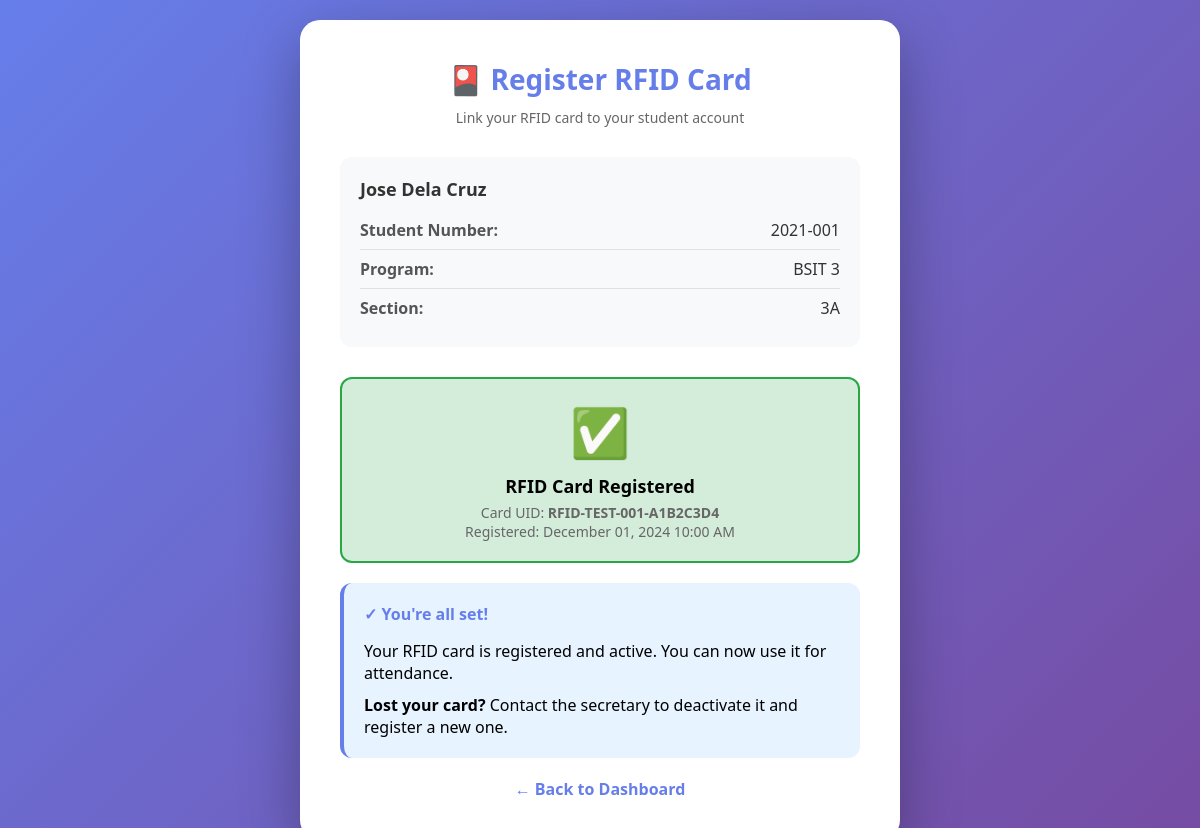
The page /student_register_rfid.php (signed in) on the database its author committed.
### tables this page shows
CREATE TABLE students (
    student_id INT AUTO_INCREMENT PRIMARY KEY,
    user_id INT UNIQUE NOT NULL,
    student_number VARCHAR(20) UNIQUE NOT NULL,
    rfid_uid VARCHAR(50) UNIQUE NULL COMMENT 'RFID card unique identifier',
    rfid_registered_at TIMESTAMP NULL COMMENT 'When RFID was registered',
    rfid_registered_by INT NULL COMMENT 'Who registered the RFID (user_id)',
    rfid_status ENUM('active', 'deactivated') DEFAULT 'active' COMMENT 'Card status',
    rfid_deactivated_at TIMESTAMP NULL COMMENT 'When card was deactivated',
    rfid_deactivation_reason VARCHAR(255) NULL COMMENT 'Why card was deactivated',
    year_level TINYINT NOT NULL,
    program VARCHAR(50) NOT NULL,
    section VARCHAR(20),
    FOREIGN KEY (user_id) REFERENCES users(user_id) ON DELETE CASCADE,
    FOREIGN KEY (rfid_registered_by) REFERENCES users(user_id) ON DELETE SET NULL,
    INDEX idx_student_number (student_number),
    INDEX idx_rfid_uid (rfid_uid),
    INDEX idx_program_section (program, section)
);

### Database.php (called while the page is built, shortened)
<?php
class Database {
    private $host = '127.0.0.1';
    private $db   = 'citcs_attendance';
    private $user = 'root';
    private $pass = '';
    private $charset = 'utf8mb4';
    private $pdo;
    public function __construct() {
        $dsn = "mysql:host={$this->host};dbname={$this->db};charset={$this->charset}";
        $options = [
            PDO::ATTR_ERRMODE            => PDO::ERRMODE_EXCEPTION,
            PDO::ATTR_DEFAULT_FETCH_MODE => PDO::FETCH_ASSOC,
            PDO::ATTR_EMULATE_PREPARES   => false,
        ];
        $this->pdo = new PDO($dsn, $this->user, $this->pass, $options);
    }
    public function query($sql, $params = []) {
        $stmt = $this->pdo->prepare($sql);
        $stmt->execute($params);
        return $stmt;
    }
    public function single($sql, $params = []) {
        return $this->query($sql, $params)->fetch();
    }
}
?>

### Auth.php (called while the page is built, shortened)
<?php
require_once 'Database.php';
class Auth {
    public function getRoleId() {
        return $_SESSION['role_id'] ?? null;
    }
}
?>

### StudentManager.php (called while the page is built, shortened)
<?php
require_once 'Database.php';
class StudentManager {
    private $db;
    public function __construct() {
        $this->db = new Database();
    }
    public function getStudentById($studentId) {
        $sql = "SELECT s.*, u.username, u.email, u.first_name, u.last_name, u.status, u.created_at,
                CONCAT(u.first_name, ' ', u.last_name) as full_name
                FROM students s
                JOIN users u ON s.user_id = u.user_id
                WHERE s.student_id = ?";
        return $this->db->single($sql, [$studentId]);
    }
    public function getRFIDStatus($studentId) {
        return $this->db->single(
            "SELECT rfid_uid, rfid_registered_at, rfid_status,
                    rfid_deactivated_at, rfid_deactivation_reason
             FROM students WHERE student_id = ?",
            [$studentId]
        );
    }
}
?>

### student_register_rfid.php (the view, shortened to what this page needs)
<?php
require_once 'Auth.php';
require_once 'StudentManager.php';
$auth = new Auth();
$auth->requireRole(['student']);
$studentManager = new StudentManager();
$studentId = $auth->getRoleId();
$student = $studentManager->getStudentById($studentId);
$rfidStatus = $studentManager->getRFIDStatus($studentId);
?>
<!DOCTYPE html>
<html lang="en">
<head>
</head>
<body>
    <div class="container">
        <div class="header">
            <h1>🎴 Register RFID Card</h1>
            <p>Link your RFID card to your student account</p>
        </div>
        <div class="student-info">
            <h3><?php echo htmlspecialchars($student['full_name']); ?></h3>
            <div class="info-row">
                <span class="info-label">Student Number:</span>
                <span class="info-value"><?php echo htmlspecialchars($student['student_number']); ?></span>
            </div>
            <div class="info-row">
                <span class="info-label">Program:</span>
                <span class="info-value"><?php echo htmlspecialchars($student['program'] . ' ' . $student['year_level']); ?></span>
            </div>
            <div class="info-row">
                <span class="info-label">Section:</span>
                <span class="info-value"><?php echo htmlspecialchars($student['section'] ?? 'N/A'); ?></span>
            </div>
        </div>
        <?php if ($rfidStatus['rfid_status'] === 'active' && $rfidStatus['rfid_uid']): ?>
            <div class="rfid-status registered">
                <div class="status-icon">✅</div>
                <div class="status-text">RFID Card Registered</div>
                <div class="status-detail">
                    Card UID: <strong><?php echo htmlspecialchars($rfidStatus['rfid_uid']); ?></strong><br>
                    Registered: <?php echo date('F d, Y h:i A', strtotime($rfidStatus['rfid_registered_at'])); ?>
                </div>
            </div>
            <div class="instructions">
                <h3>✓ You're all set!</h3>
                <p>Your RFID card is registered and active. You can now use it for attendance.</p>
                <p style="margin-top: 10px;"><strong>Lost your card?</strong> Contact the secretary to deactivate it and register a new one.</p>
            </div>
        <?php endif; ?>
        <div class="back-link">
            <a href="student_dashboard.php">← Back to Dashboard</a>
        </div>
    </div>
</body>
</html>

### student_register_rfid.php (style rules this page uses)
* { margin: 0; padding: 0; box-sizing: border-box; }
body { font-family: 'Segoe UI', Tahoma, Geneva, Verdana, sans-serif; background: linear-gradient(135deg, #667eea 0%, #764ba2 100%); min-height: 100vh; display: flex; align-items: center; justify-content: center; padding: 20px; }
.container { background: white; border-radius: 20px; box-shadow: 0 20px 60px rgba(0,0,0,0.3); padding: 40px; max-width: 600px; width: 100%; }
.header { text-align: center; margin-bottom: 30px; }
.header h1 { color: #667eea; font-size: 28px; margin-bottom: 10px; }
.header p { color: #666; font-size: 14px; }
.student-info { background: #f8f9fa; padding: 20px; border-radius: 12px; margin-bottom: 30px; }
.student-info h3 { color: #333; margin-bottom: 10px; font-size: 18px; }
.info-row { display: flex; justify-content: space-between; padding: 8px 0; border-bottom: 1px solid #e0e0e0; }
.info-row:last-child { border-bottom: none; }
.info-label { font-weight: 600; color: #555; }
.info-value { color: #333; }
.rfid-status { background: #f8f9fa; padding: 20px; border-radius: 12px; margin-bottom: 20px; text-align: center; }
.rfid-status.registered { background: #d4edda; border: 2px solid #28a745; }
.status-icon { font-size: 48px; margin-bottom: 10px; }
.status-text { font-size: 18px; font-weight: 600; margin-bottom: 5px; }
.status-detail { font-size: 14px; color: #666; }
.instructions { background: #e7f3ff; padding: 20px; border-radius: 12px; border-left: 4px solid #667eea; }
.instructions h3 { color: #667eea; margin-bottom: 15px; font-size: 16px; }
.back-link { text-align: center; margin-top: 20px; }
.back-link a { color: #667eea; text-decoration: none; font-weight: 600; }

### rows shown on the page
students: student_number "2021-001", program+year_level "BSIT 3", section "3A", rfid_uid "RFID-TEST-001-A1B2C3D4", rfid_registered_at "December 01, 2024 10:00 AM"

### other values the page prints
$student['full_name'] "Jose Dela Cruz"
